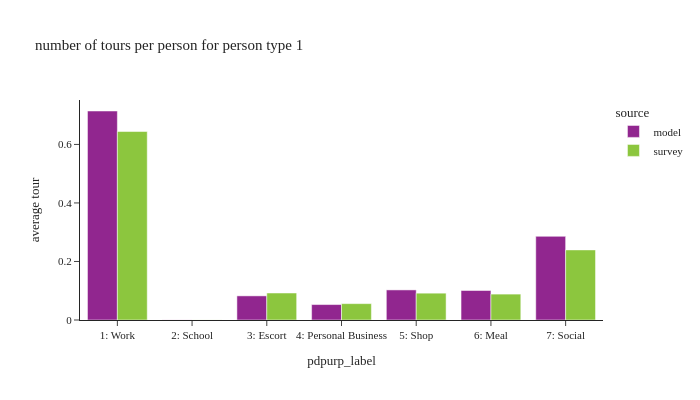

Source (notebook cell):
### Code cell
plot_by_pptyp(df_tour, '1')

### Figure 1 — Plotly figure (JSON) as saved in the notebook; plotly's stock layout.template omitted (floating-point values rounded to 4 significant figures)
{"data": [{"alignmentgroup": "True", "hovertemplate": "source=model<br>pdpurp_label=%{x}<br>average tour=%{y}<extra></extra>", "legendgroup": "model", "marker": {"color": "#91268F", "pattern": {"shape": ""}}, "name": "model", "offsetgroup": "model", "orientation": "v", "showlegend": true, "textposition": "auto", "type": "bar", "x": ["1: Work", "2: School", "3: Escort", "4: Personal Business", "5: Shop", "6: Meal", "7: Social"], "xaxis": "x", "y": [0.7142, 0.0003164, 0.08246, 0.05281, 0.1028, 0.1008, 0.2859], "yaxis": "y"}, {"alignmentgroup": "True", "hovertemplate": "source=survey<br>pdpurp_label=%{x}<br>average tour=%{y}<extra></extra>", "legendgroup": "survey", "marker": {"color": "#8CC63E", "pattern": {"shape": ""}}, "name": "survey", "offsetgroup": "survey", "orientation": "v", "showlegend": true, "textposition": "auto", "type": "bar", "x": ["1: Work", "2: School", "3: Escort", "4: Personal Business", "5: Shop", "6: Meal", "7: Social"], "xaxis": "x", "y": [0.6441, 0.000248, 0.09225, 0.05591, 0.09167, 0.08852, 0.2396], "yaxis": "y"}], "layout": {"barmode": "group", "font": {"size": 11}, "height": 400, "legend": {"title": {"text": "source"}, "tracegroupgap": 0}, "title": {"text": "number of tours per person for person type 1"}, "width": 700, "xaxis": {"anchor": "y", "domain": [0, 1], "title": {"text": "pdpurp_label"}}, "yaxis": {"anchor": "x", "domain": [0, 1], "tickformat": ".2", "title": {"text": "average tour"}}}}
